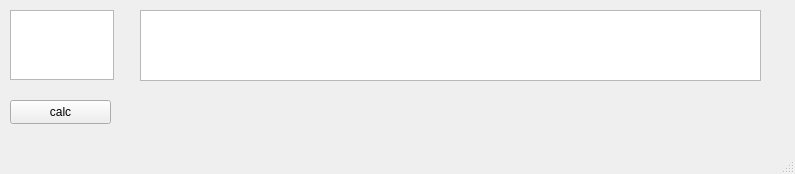
<?xml version="1.0" encoding="UTF-8"?>
<ui version="4.0">
 <class>MainWindow</class>
 <widget class="QMainWindow" name="MainWindow">
  <property name="geometry">
   <rect>
    <x>0</x>
    <y>0</y>
    <width>795</width>
    <height>174</height>
   </rect>
  </property>
  <property name="windowTitle">
   <string>MainWindow</string>
  </property>
  <widget class="QWidget" name="centralwidget">
   <widget class="QTextEdit" name="textEdit">
    <property name="geometry">
     <rect>
      <x>10</x>
      <y>10</y>
      <width>104</width>
      <height>70</height>
     </rect>
    </property>
   </widget>
   <widget class="QTextEdit" name="textEdit_2">
    <property name="geometry">
     <rect>
      <x>140</x>
      <y>10</y>
      <width>621</width>
      <height>71</height>
     </rect>
    </property>
   </widget>
   <widget class="QPushButton" name="pushButton">
    <property name="geometry">
     <rect>
      <x>10</x>
      <y>100</y>
      <width>101</width>
      <height>24</height>
     </rect>
    </property>
    <property name="text">
     <string>calc</string>
    </property>
   </widget>
  </widget>
  <widget class="QMenuBar" name="menubar">
   <property name="geometry">
    <rect>
     <x>0</x>
     <y>0</y>
     <width>795</width>
     <height>21</height>
    </rect>
   </property>
  </widget>
  <widget class="QStatusBar" name="statusbar"/>
 </widget>
 <resources/>
 <connections/>
</ui>
